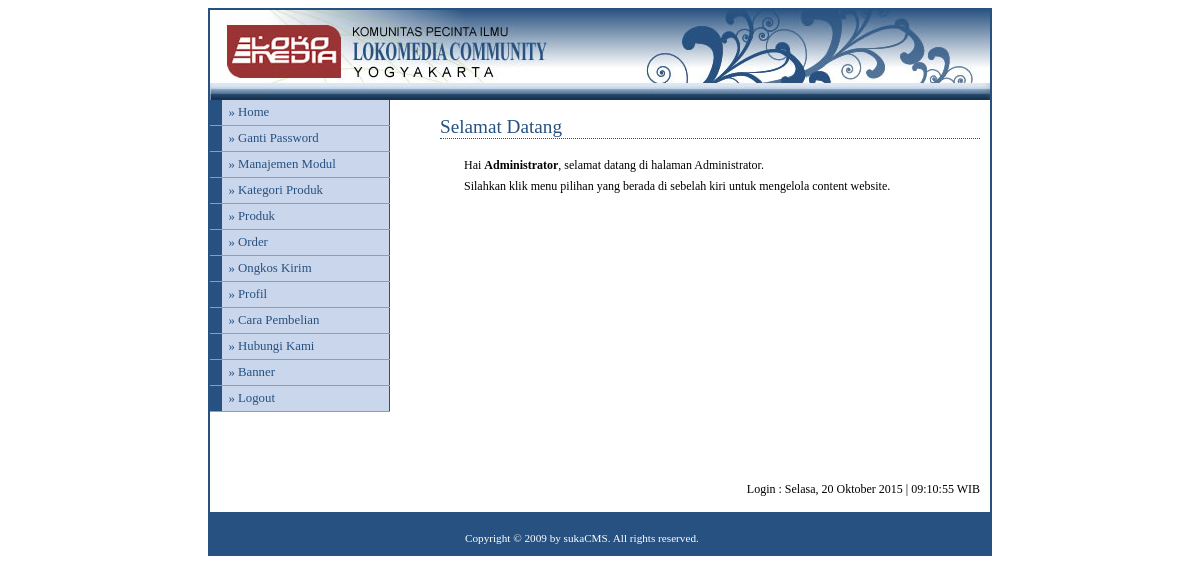
/admin/media.php?module=home (signed in), run on the app's committed database.
### tables this page shows
CREATE TABLE IF NOT EXISTS `modul` (
  `id_modul` int(5) NOT NULL AUTO_INCREMENT,
  `nama_modul` varchar(50) NOT NULL,
  `link` varchar(100) NOT NULL,
  `static_content` text NOT NULL,
  `gambar` varchar(100) NOT NULL,
  `status` enum('user','admin') NOT NULL,
  `aktif` enum('Y','N') NOT NULL,
  `urutan` int(5) NOT NULL,
  PRIMARY KEY (`id_modul`)
);

### admin/menu.php (the view, shortened to what this page needs)
<?php
if ($_SESSION[leveluser]=='admin'){
  $sql=mysql_query("select * from modul where aktif='Y' order by urutan");
}
else{
  $sql=mysql_query("select * from modul where status='user' and aktif='Y' order by urutan");
}
while ($m=mysql_fetch_array($sql)){
  echo "<li><a href='$m[link]'>&#187; $m[nama_modul]</a></li>";
}
?>

### admin/style.css (style rules this page uses)
body { font-family: Tahoma; text-align: center; }
#menu li { width: 180px; border-bottom: 1px solid #969BA5; margin: 0; padding: 0; font-size: 80%; vertical-align: bottom; }
#menu a:link, #menu a:visited { display: block; padding: 5px 5px 5px 0.5em; border-left: 12px solid #265180; border-right: 1px solid #265180; background-color: #CAD6EC; color: #265180; text-decoration: none; }
a:link,a:visited { color:#265180; }

### data on the page
modul: nama_modul "Ganti Password"
modul: nama_modul "Manajemen Modul"
modul: nama_modul "Kategori Produk"
modul: nama_modul "Produk"
modul: nama_modul "Order"
modul: nama_modul "Ongkos Kirim"
modul: nama_modul "Profil"
modul: nama_modul "Cara Pembelian"
modul: nama_modul "Hubungi Kami"
modul: nama_modul "Banner"

### other printed values
$_SESSION[namalengkap] "Administrator"
$hari_ini "Selasa"
